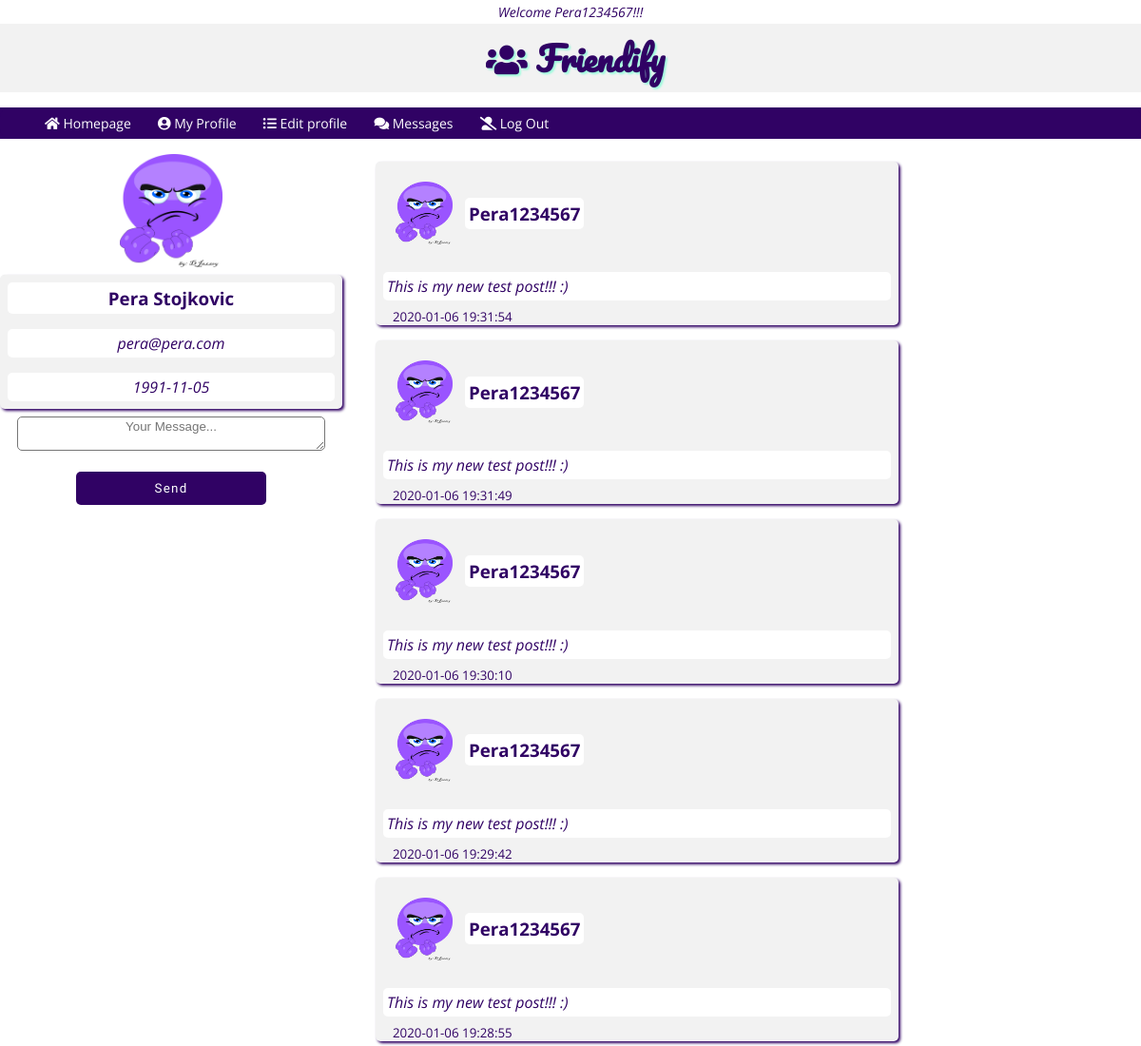
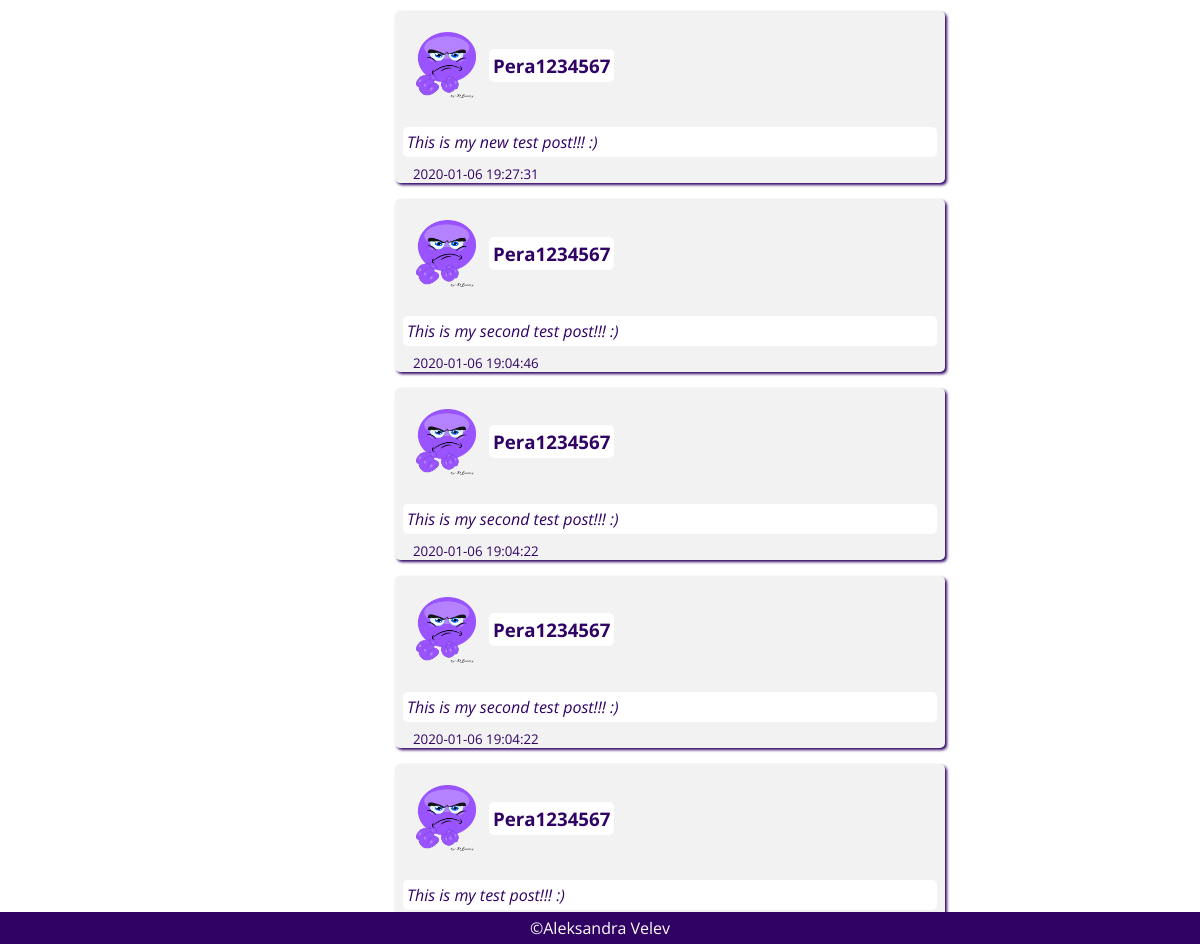
The app's page /networkPHP/my_profile.php?use_id=32 (signed in) with its own data (2 pictures, top to bottom).
### tables this page shows
CREATE TABLE IF NOT EXISTS `profile` (
  `id` int(10) UNSIGNED NOT NULL AUTO_INCREMENT,
  `user_id` int(10) UNSIGNED NOT NULL,
  `first_name` varchar(50) NOT NULL,
  `last_name` varchar(90) NOT NULL,
  `picture` varbinary(60150) DEFAULT NULL,
  `dob` date DEFAULT NULL,
  `city` varchar(50) DEFAULT NULL,
  `country` varchar(50) DEFAULT NULL,
  PRIMARY KEY (`id`),
  UNIQUE KEY `user_id` (`user_id`)
);

CREATE TABLE IF NOT EXISTS `user` (
  `id` int(10) UNSIGNED NOT NULL AUTO_INCREMENT,
  `username` varchar(50) NOT NULL,
  `email` varchar(50) NOT NULL,
  `password` varchar(50) NOT NULL,
  PRIMARY KEY (`id`)
);

### networkPHP/database/conection.php (called while the page is built, shortened)
<?php
class Dbconection
{
    public function connect()
    {
        $this->servername = 'localhost';
        $this->username = 'videoman';
        $this->password = 'videoman123';
        $this->database = 'network';
        $conn = new mysqli($this->servername, $this->username, $this->password, $this->database);
        return $conn;
    }
}
?>

### networkPHP/database/userdata.php (called while the page is built, shortened)
<?php
require_once 'conection.php';
class Userdata extends Dbconection
{
    public function selectPictureById($id)
    {
        $sql = "SELECT picture
                FROM profile
                WHERE user_id = '$id'";
        $result = $this->connect()->query($sql);
        $row = $result->fetch_assoc();
        $link = $row['picture'];
        return $link;
    }
    public function selectUserProfileDataById($id)
    {
        $sql = "SELECT *
                FROM profile
                INNER JOIN user
                ON user.id = profile.user_id
                WHERE profile.user_id = $id;
                ";
        $result = $this->connect()->query($sql);
        return $result;
    }
    public function selectPostDataById($id)
    {
        $sql = "SELECT post.user_id,post.post,user.username, post.created_at
                FROM post
                INNER JOIN user
                ON user.id = post.user_id
                WHERE post.user_id = $id
                ORDER BY post.created_at DESC;
                ";
        $result = $this->connect()->query($sql);
        return $result;
    }
}
?>

### networkPHP/database/view.php (the view, shortened to what this page needs)
<?php
require_once 'conection.php';
require_once 'userdata.php';
class View extends UpdateFollow
{
    public function viewPostById($id)
    {
        $posts = $this->selectPostDataById($id);
        if ($posts->num_rows == 0)
        {
            echo "<div class='err'>There is no posts to show! :( </div>";
        }
        else
        {
            while( $row = $posts->fetch_assoc() )
            {
                $username = $row['username'];
                $post = $row['post'];
                $created = $row['created_at'];
                $id = $row['user_id'];
                $link_pic = new Userdata();
                $link = $link_pic->selectPictureById($id);
                echo "<div class='flex'>";
                    echo "<div class='bc-wrap'>";
                        echo "<div class='row'>";
                            echo "<div class='row1'>";
                                echo "<div class='user-img'>";
                                if( empty($link)  )
                                    {
                                        echo "<img src='01.png'>";
                                    }
                                else
                                    {
                                        echo "<img src='$link'>";
                                    }
                                echo "</div>";
                                echo "<div class='username'>";
                                    echo "<h3>$username</h3>";
                                echo "</div>";
                            echo "</div>";
                        echo "</div>";
                        echo "<div class='bc-post'>";
                            echo "<p>$post</p>";
                        echo "</div>";
                        echo "<small>" . $created . "</small>";
                    echo "</div>";
                echo "</div>";
            }
        }
    }
    public function viewProfileDataById($id)
    {
        $profile_info = $this->selectUserProfileDataById($id);
        if ($profile_info->num_rows == 0)
        {
            echo "<div class='err'>There is no profile data to show! :( </div>";
        }
        else
        {
            while( $row = $profile_info->fetch_assoc() )
            {
                $f_name = $row['first_name'];
                $l_name = $row['last_name'];
                $dob = $row['dob'];
                $mail = $row['email'];
                echo "<div class='flex'>";
                    echo "<div class='bc-wrap'>";
                        echo "<div class='bc-post'>";
                            echo "<h3>$f_name $l_name</h3>";
                        echo "</div>";
                        echo "<div class='bc-post'>";
                            echo "<p>$mail</p>";
                        echo "</div>";
                        echo "<div class='bc-post'>";
                            echo "<p>$dob</p>";
                        echo "</div>";
                    echo "</div>";
                echo "</div>";
            }
        }
    }
}
?>

### networkPHP/my_profile.php (shortened to what this page needs)
<?php
    require_once 'header.php';
    require_once 'database/conection.php';
    require_once 'database/userdata.php';
    require_once 'database/view.php';
    $id = $_GET['use_id'];
?>
<?php
    $link_pic = new Userdata();
    $link = $link_pic->selectPictureById($id);
?>
    <div class='flex-2'>
        <div class='user-box'>
            <?php
                if( empty($link)  )
                {
                    echo "<img src='01.png'>";
                }
                else
                {
                    echo "<img src='$link'>";
                }
            ?>
            <div class='user-data'>
                <?php
                    $o1 = new View();
                    $a = $o1->viewProfileDataById($id);
                ?>
            </div>
            <form action="" method='POST'>
                <textarea name="msg" id="" cols="30" placeholder='Your Message...'></textarea>
                <br><br>
                <a href="my_profile.php">
                    <input type="submit" name='sendMsg' value='Send' class='btn sml'>
                </a>
            </form>
        </div>
        <div class='post-box'>
        <?php
            $o = new View();
            $a = $o->viewPostById($id);
        ?>
        </div>
    </div>
<?php
    require_once 'footer.php';
?>

### networkPHP/css/general.css (style rules this page uses)
body { margin: 0; padding: 0; font-family: 'Open Sans', sans-serif; }
* { box-sizing: border-box; }
:root { --light-grey:#f2f2f2; --light-grey-opacity:rgba(253, 253, 253, 0.842); --dark-grey:#1a1a1a; --white-color:#fff; --black-color:#000; --dgrey-color-opacity:rgba(26, 26, 26, 0.7); --tirquise-color:rgb(160, 251, 221); --purple-color:rgb(48, 2, 100); --orange-color:#ff8c1a; }

### networkPHP/css/header.css (style rules this page uses)
.flex { display: flex; justify-content: center; }

### networkPHP/css/content.css (style rules this page uses)
.bc-wrap { background-color: var(--light-grey); color: var(--dark-grey); border-radius: 5px; box-shadow: 2px 2px 3px var(--purple-color); width: 550px; margin: 8px 0; }
.row { display: flex; align-items: center; padding: 8px; }
.row1 { display: flex; align-items: center; padding: 8px; width: 68%; }
.username { padding: 8px; display:inline-block; text-align: center; }
.username h3 { margin:0; }
.bc-post { padding: 8px; }
.bc-wrap h3 , .bc-wrap p { color: var(--purple-color); background-color: var(--white-color); padding: 4px; margin:0; border-radius:5px; }
.bc-wrap p { font-style:italic; }
.user-img { display:inline-block; padding: 5px; }
.user-img img { width: 60px; }
.btn { color: var(--white-color); background-color: var(--purple-color); border:none; padding: 10px; border-radius:5px; font-family: 'Baloo Bhai', cursive; letter-spacing: 1.3px; width: 100%; }
small { padding:3px; margin: 0 0 15px 15px; color: var(--purple-color); }
.sml { width:200px; }
.flex-2 { display:flex; }

### networkPHP/css/profile.css (style rules this page uses)
.flex-2 { display: flex; align-content: center; }
.user-box { width: 30%; text-align: center; }
.user-box img { width: 30%; }
.post-box { margin-left: 35px; }
.user-box textarea { width: 90%; text-align: center; border-radius: 5px; font-family: Arial, Helvetica, sans-serif; }

### records on screen
profile: picture (picture), first_name "Pera", last_name "Stojkovic", user.email "pera@pera.com", dob "1991-11-05"

### other values on screen
$_SESSION['name'] "Pera1234567"
$username "Pera1234567"
$post "This is my new test post!!! :)"
$created "2020-01-06 19:31:54"
$created "2020-01-06 19:31:49"
$created "2020-01-06 19:30:10"
$created "2020-01-06 19:29:42"
$created "2020-01-06 19:28:55"
$created "2020-01-06 19:27:31"
$post "This is my second test post!!! :)"
$created "2020-01-06 19:04:46"
$created "2020-01-06 19:04:22"
$post "This is my test post!!! :)"
